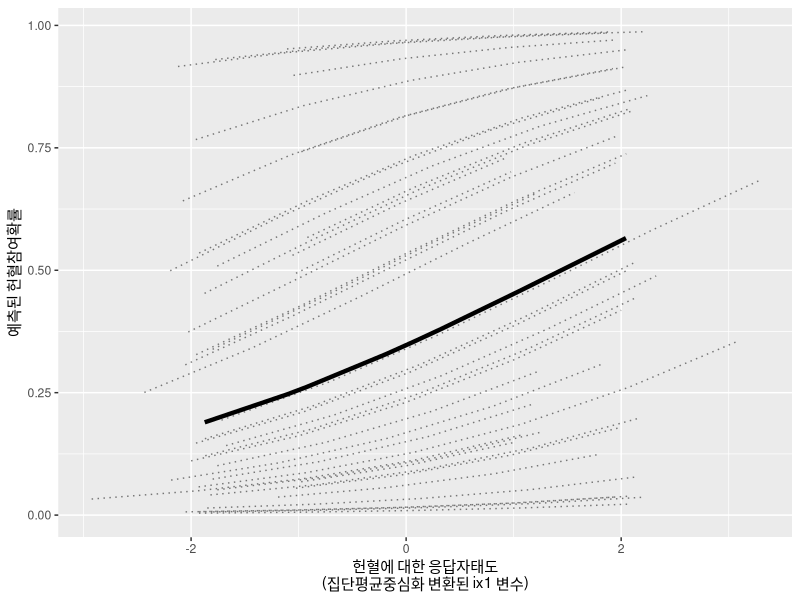
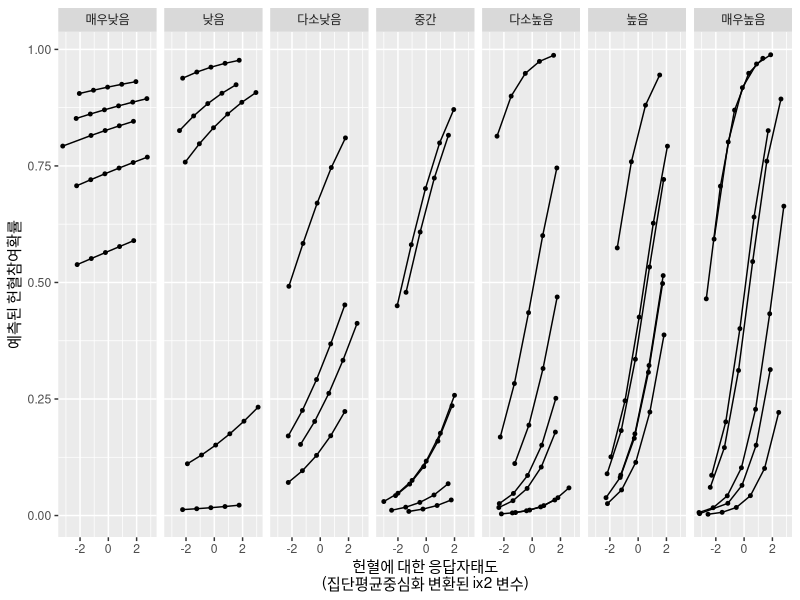

These figures' R source, in order:
########################################################
#R를 이용한 다층모형 분석###############################
########################################################

########################################################
#제3부 다층모형 구성 및 추정############################
#03장 종속변수가 비정규분포인 경우의 다층모형###########
#01절 종속변수가 이분변수인 경우 #######################
########################################################
library('lme4')
library('lmerTest')
library('tidyverse')
#데이터 불러오기 
setwd("D:/data")
L2.dich <- read.csv("my2level_dich.csv",header=T)
head(L2.dich)
#하위수준 사례수 
dim(L2.dich)
#상위수준 사례수 
length(unique(L2.dich$gid))

#종속변수의 형태를 살펴보자. 
table(L2.dich$y)

#개인수준 독립변수에 대한 집단평균 중심화변환 
L2.dich <- group_by(L2.dich,gid) %>% 
  mutate(gm.ix1=ix1-mean(ix1),gm.ix2=ix2-mean(ix2))
round(L2.dich,2)

#집단수준 독립변수에 대한 전체평균 중심화변환 
temp <- group_by(L2.dich,gid) %>%  
  summarise(gx=mean(gx),gsize=length(gid),
            gmix1=mean(ix1),gmix2=mean(ix2))
temp <- mutate(temp,am.gx=gx-mean(gx),
               am.gsize=gsize-mean(gsize),
               am.gmix1=gmix1-mean(gmix1),
               am.gmix2=gmix2-mean(gmix2))
round(temp,2)

#개인수준 데이터와 집단수준 데이터 통합
temp <- select(temp,-gx)
L2.dich <- inner_join(L2.dich,temp,by='gid')
round(L2.dich,2)

#기술통계치 정리 
#개인수준 
mysummary <- function(myobject,myvariable){
  myresult <- summarise(myobject,size=length(myvariable),
                        MEAN=mean(myvariable),SD=sd(myvariable),
                        MIN=min(myvariable),MAX=max(myvariable))
  round(myresult,3)
}
mysummary(ungroup(L2.dich),ungroup(L2.dich)$y)
mysummary(ungroup(L2.dich),ungroup(L2.dich)$ix1)
mysummary(ungroup(L2.dich),ungroup(L2.dich)$ix2)

#집단수준 
L22.dich <- group_by(L2.dich,gid) %>% 
  summarise_all(mean) 
mysummary(L22.dich,L22.dich$gsize)
mysummary(L22.dich,L22.dich$gmix1)
mysummary(L22.dich,L22.dich$gmix2)
mysummary(L22.dich,L22.dich$gx)

#기본모형
gmlm.dich.m0 <- glmer(y~1+(1|gid),
                      data=L2.dich,binomial(link="logit"))
summary(gmlm.dich.m0)
#랜덤효과 추출
var.cov <- data.frame(VarCorr(gmlm.dich.m0))
var.cov


#이분변수인 경우의 ICC 
myICC2.dich <- function(gmlm.dichotomous){
  var.cov <- data.frame(VarCorr(gmlm.dichotomous))
  icc2.dich <- var.cov$vcov/(var.cov$vcov+((pi^2)/3))
  icc2.dich 
}
myICC2.dich(gmlm.dich.m0)

#개인수준 변수의 고정효과 투입
gmlm.dich.m1a <- glmer(y~gm.ix1+gm.ix2+(gm.ix1|gid),
                       data=L2.dich,binomial(link="logit"))
summary(gmlm.dich.m1a)

gmlm.dich.m1b <- glmer(y~gm.ix1+gm.ix2+(gm.ix2|gid),
                       data=L2.dich,binomial(link="logit"))
summary(gmlm.dich.m1b)

gmlm.dich.m1c <- glmer(y~gm.ix1+gm.ix2+(gm.ix1+gm.ix2|gid),
                       data=L2.dich,binomial(link="logit"))
summary(gmlm.dich.m1c)

gmlm.dich.m1d <- glmer(y~gm.ix1+gm.ix2+(gm.ix1+gm.ix2||gid),
                       data=L2.dich,binomial(link="logit"))
summary(gmlm.dich.m1d)

#Footnote
anova(gmlm.dich.m0, gmlm.dich.m1b)
anova(gmlm.dich.m1b, gmlm.dich.m1c)

#Footnote 
gmlm.dich.m1b <- glmer(y~gm.ix1+gm.ix2+(gm.ix2|gid),
                       data=L2.dich,binomial(link="logit"),
                       control=glmerControl(optimizer = c("Nelder_Mead")))
summary(gmlm.dich.m1b)

#집단수준의 독립변수 투입 
gmlm.dich.m2a <- glmer(y~am.gx+gm.ix1+gm.ix2+
                         (gm.ix2|gid),
                       data=L2.dich,binomial(link="logit"),
                       control=glmerControl(optimizer = c("Nelder_Mead")))
summary(gmlm.dich.m2a)

gmlm.dich.m2b <- glmer(y~am.gx*gm.ix1+gm.ix2+
                         (gm.ix2|gid),
                       data=L2.dich,binomial(link="logit"),
                       control=glmerControl(optimizer = c("Nelder_Mead")))
summary(gmlm.dich.m2b)

gmlm.dich.m2c <- glmer(y~gm.ix1+am.gx*gm.ix2+
                         (gm.ix2|gid),
                       data=L2.dich,binomial(link="logit"),
                       control=glmerControl(optimizer = c("Nelder_Mead")))
summary(gmlm.dich.m2c)

gmlm.dich.m2d <- glmer(y~am.gx*(gm.ix2+gm.ix1)+
                         (gm.ix2|gid),
                       data=L2.dich,binomial(link="logit"),
                       control=glmerControl(optimizer = c("Nelder_Mead")))
summary(gmlm.dich.m2d)

vcov.m1b <- data.frame(VarCorr(gmlm.dich.m1b))$vcov
vcov.m2c <- data.frame(VarCorr(gmlm.dich.m2c))$vcov
(vcov.m1b[1]-vcov.m2c[1])/vcov.m1b[1]
(vcov.m1b[2]-vcov.m2c[2])/vcov.m1b[2]


#gm.ix1 변수의 주효과 
#각 집단별로 ix1의 수준별로 데이터 생성
fig.data <- group_by(L2.dich,gid,ix1) %>% 
  summarise_all(mean)
#모형에 투입된 나머지 변수들의 경우 통제 (즉 0을 부과)
fig.data$gm.ix2 <- 0
fig.data$am.gx <- 0

#아래와 같이 하면 로짓변환 값이 추출된다. 
fig.data$logit <- predict(gmlm.dich.m2c,fig.data)
#확률값을 위한다면 다음과 같이 해야 한다. 
fig.data$predy <- predict(gmlm.dich.m2c,fig.data,type='response')

#전체집단의 헌혈참여 확률 평균을 구함
xrange <- quantile(fig.data$gm.ix1,0.1*(1:9))
mycoef <- fixef(gmlm.dich.m2c)
mylogit <- mycoef[1]+xrange*mycoef[2]
myresponse <- 1/(1+exp(-1*mylogit))
fig.data.pop <- fig.data[1:9,]
fig.data.pop$gm.ix1 <- xrange
fig.data.pop$predy <- myresponse

#랜덤효과와 표본전체의 패턴을 같이 제시
ggplot(data=fig.data,aes(x=gm.ix1,y=predy)) +
  geom_line(aes(y=predy,group=gid),
            alpha=0.5,linetype=3,size=0.5) +
  geom_line(data=fig.data.pop,aes(y=predy),linetype=1,size=1.5) +
  labs(x='헌혈에 대한 응답자태도\n(집단평균중심화 변환된 ix1 변수)',
       y='예측된 헌혈참여확률')

#gm.ix2 변수와 am.gx 변수의 상호작용효과 
fig.data <- group_by(L2.dich,gid,gm.ix2) %>% 
  summarise(am.gx=mean(am.gx),gx=mean(gx))
#gm.ix1 변수 통제 
fig.data$gm.ix1 <- 0 
#그래프 가독성을 위해 텍스트형 변수생성 
mylabel <- c('매우낮음','낮음','다소낮음','중간','다소높음','높음','매우높음')
fig.data$gx.label <- factor(mylabel[fig.data$gx],levels=mylabel)

#모형4를 이용해 그래프에 제시될 예측값 추정
fig.data$predy <- predict(gmlm.dich.m2c,fig.data,type='response')

#각 집단별로 패시팅을 적용한 후 상호작용 효과를 그래프로 그림 
ggplot(fig.data,aes(y=predy,x=gm.ix2))+
  geom_point(size=1)+
  geom_line(aes(y=predy,group=gid))+
  labs(x='헌혈에 대한 응답자태도\n(집단평균중심화 변환된 ix2 변수)',
       y='예측된 헌혈참여확률')+
  facet_grid(~gx.label)
